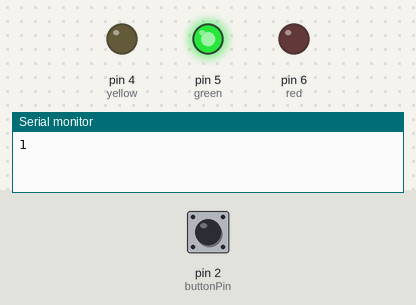
Bench run of a sketch on a simulated Arduino Uno, built with avr-gcc and run on an emulated ATmega328P. Parts: output pins drawn as LEDs (lit = HIGH), the last lines printed to the serial monitor. Inputs (shaded band) come from the test bench; at power-on: pin 2 (buttonPin) HIGH.

Above: at 1.2 s.
1.3 s: pin 2 (buttonPin) pulled LOW for 0.15 s
At 2.1 s:
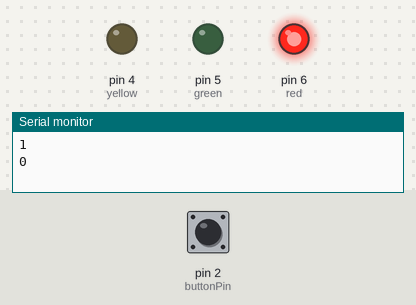
At 5.1 s:
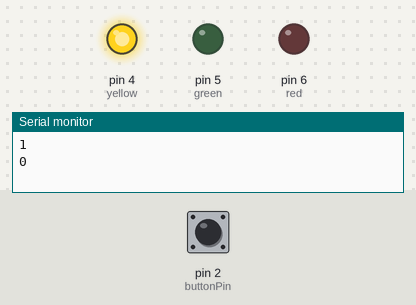
Timing chart, 0 to 8.9 s (numbered marks = the images above; inputs shaded):
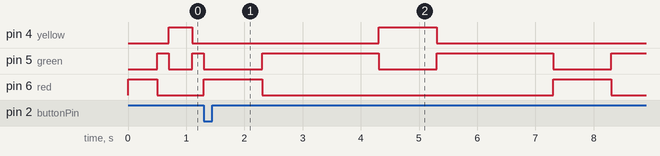

The sketch:

christmas_lights.ino
```cpp
int red = 6;
int green = 5;
int yellow = 4;
int buttonPin = 2;
bool state = true;
unsigned int lastPress = 0;

void setup() {
  // put your setup code here, to run once:
  pinMode(red, OUTPUT);
  pinMode(green, OUTPUT);
  pinMode(yellow, OUTPUT);
  pinMode(buttonPin, INPUT_PULLUP);
  Serial.begin(9600);

  attachInterrupt(digitalPinToInterrupt(buttonPin), button_ISR, LOW);
}

void loop() {
  // put your main code here, to run repeatedly:


Serial.println(state);
  if (state == true) {
  digitalWrite(red, HIGH);
  digitalWrite(yellow, LOW);
  digitalWrite(green, LOW);
  delay(500);
  digitalWrite(red, LOW);
  digitalWrite(green, HIGH);
  delay(200);
  digitalWrite(green, LOW);
  digitalWrite(yellow, HIGH);
  delay(400);
  digitalWrite(green, HIGH);
  digitalWrite(yellow, LOW);
  delay(200);
  }

  else if (state == false) {
    digitalWrite(red, HIGH);
  digitalWrite(yellow, LOW);
  digitalWrite(green, LOW);
  delay(1000);
  digitalWrite(red, LOW);
  digitalWrite(green, HIGH);
  delay(2000);
  digitalWrite(green, LOW);
  digitalWrite(yellow, HIGH);
  delay(1000);
  digitalWrite(green, HIGH);
  digitalWrite(yellow, LOW);
  delay(2000);
  }

}

void button_ISR () {
  if((millis()-lastPress) > 500) {
   lastPress = millis();
    state = !state;
  }
}
```

Measured:
- after the input at 1.3 s, pin 5 (green): alternates HIGH for 2.0 s and LOW for 1.0 s, starting after 1.0 s; pin 6 (red): HIGH → LOW after 1.0 s, → HIGH 5.0 s later, → LOW 1.0 s later
